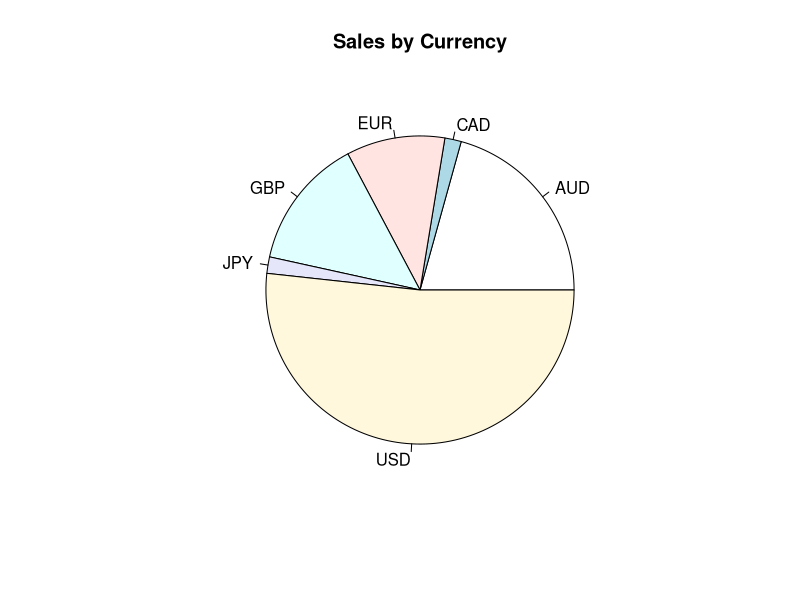
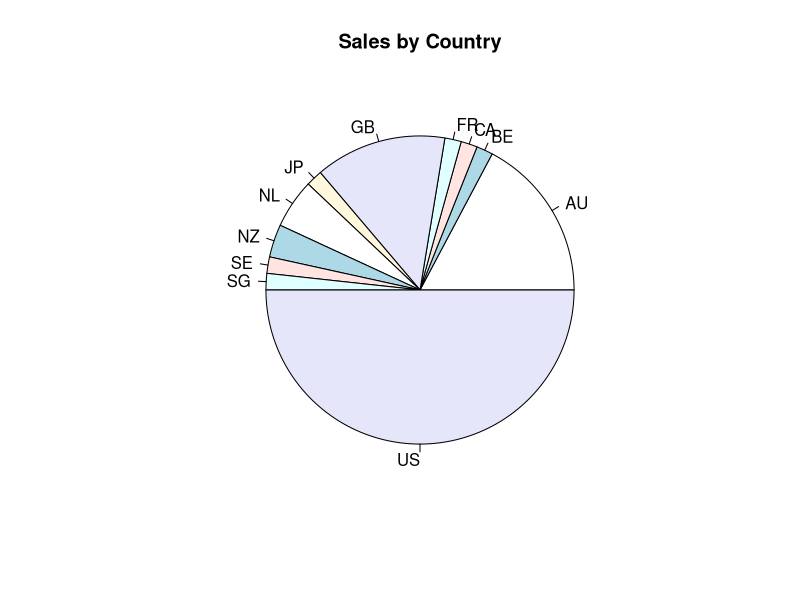

Generate these figures, in order, with R:
s_all <- read.table("WeeklySales.txt", header=TRUE, sep="\t")

sale_currencies <- aggregate(s_all$Units,FUN=sum,by=list(s_all$Currency))
colnames(sale_currencies) <- c("Currency", "Count")

sale_countries <- aggregate(s_all$Units,FUN=sum,by=list(s_all$Country.Code))
colnames(sale_countries) <- c("Country", "Count")

# Pie chart of currencies & countries

png("currency_piechart.png")
pie(sale_currencies$Count, labels=sale_currencies$Currency,main="Sales by Currency")
dev.off()

png("country_piechart.png")
pie(sale_countries$Count, labels=sale_countries$Country,main="Sales by Country")
dev.off()

